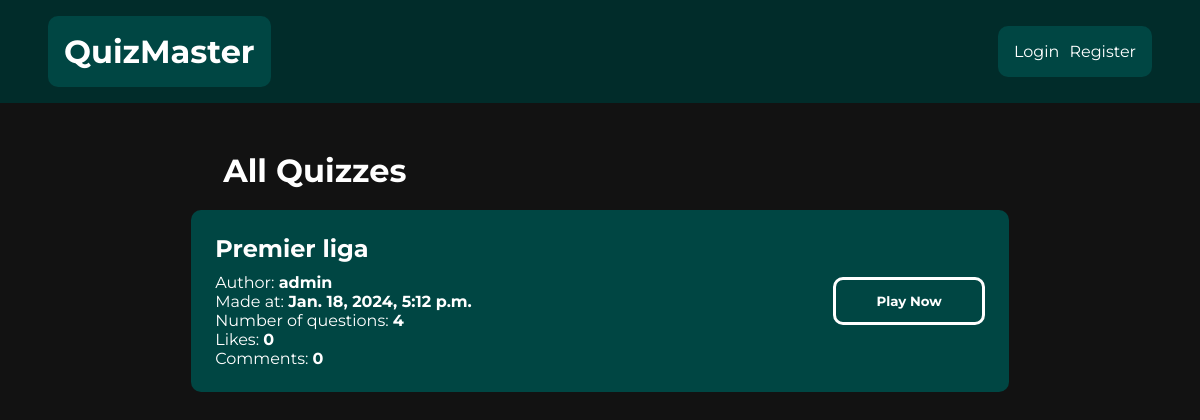
/quiz/list/, run on an earlier commit of the app's database.
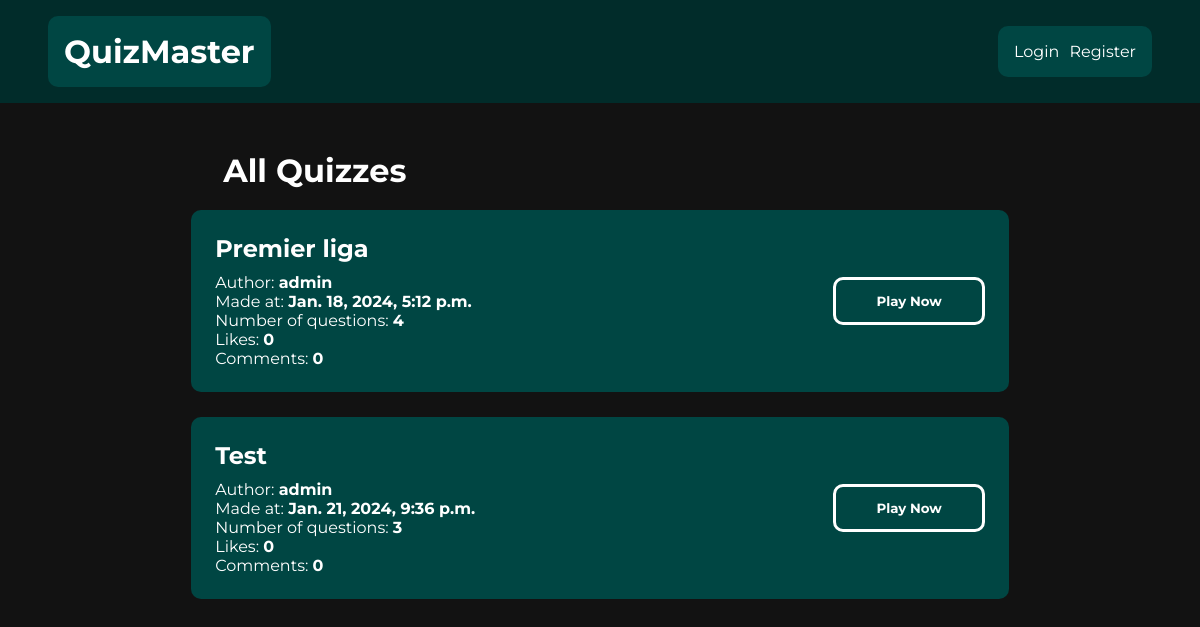
And on a later commit of the database.
### quiz/models.py (models this page shows, shortened)
class Quiz(models.Model):
    quiz_name = models.CharField(max_length=200, blank=False)
    pub_date = models.DateTimeField("date published", auto_now_add=True)
    description = models.TextField(blank=False)
    author = models.ForeignKey(User, on_delete=models.CASCADE)

### quiz/views.py (the view)
# urls.py: path('list/', views.quiz_list, name="quiz_list"),
def quiz_list(request):
    context = {}
    quizzes = Quiz.objects.all()
    context = {
        "quizzes": quizzes
    }
    return render(request, 'quiz/list.html', context)

### quiz/templates/quiz/list.html
{% extends 'quiz/base.html' %}
{% block content %}
<div class="quiz-list-layout">
    <h1 class="quiz-list-heading">All Quizzes</h1>
{% for quiz in quizzes %}
    <div class="quiz-list-item">
        <div class="list-item-info">
            <h2 class="list-item-heading">
                <a href="{% url 'quiz:detail' quiz.id %}">{{ quiz.quiz_name }}</a>
            </h2>
            <p>Author: <span style="font-weight: bold;">{{ quiz.author }}</span></p>
            <p>Made at: <span style="font-weight: bold;">{{ quiz.pub_date }}</span></p>
            <p>Number of questions: <span style="font-weight: bold;">{{ quiz.question_set.count }}</span></p>
            <p>Likes: <span style="font-weight: bold;">{{ quiz.likes.count }}</span></p>
            <p>Comments: <span style="font-weight: bold;">{{ quiz.comments.count }}</span></p>
        </div>
        <div class="list-item-button-div">
            <a href="/">
                <button class="list-item-button">Play Now</button>
            </a>
        </div>
    </div>
{% endfor %}
</div>
{% endblock content %}

What changed in the data, as far as the page shows it:
added Quiz: quiz_name "Test", author "admin", pub_date "Jan. 21, 2024, 9:36 p.m.", question_set.count "3", likes.count "0", comments.count "0"
